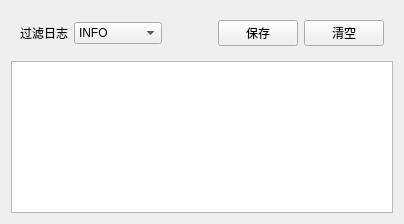
<?xml version="1.0" encoding="UTF-8"?>
<ui version="4.0">
 <class>LogCtrl</class>
 <widget class="QWidget" name="LogCtrl">
  <property name="geometry">
   <rect>
    <x>0</x>
    <y>0</y>
    <width>404</width>
    <height>224</height>
   </rect>
  </property>
  <property name="windowTitle">
   <string>LogCtrl</string>
  </property>
  <layout class="QVBoxLayout" name="verticalLayout_2">
   <item>
    <layout class="QVBoxLayout" name="verticalLayout">
     <item>
      <widget class="QFrame" name="frame">
       <property name="styleSheet">
        <string notr="true">bord: none;</string>
       </property>
       <property name="frameShape">
        <enum>QFrame::NoFrame</enum>
       </property>
       <property name="frameShadow">
        <enum>QFrame::Raised</enum>
       </property>
       <layout class="QHBoxLayout" name="horizontalLayout_2">
        <item>
         <layout class="QHBoxLayout" name="horizontalLayout">
          <item>
           <widget class="QLabel" name="logLevelLabel">
            <property name="text">
             <string>过滤日志</string>
            </property>
           </widget>
          </item>
          <item>
           <widget class="QComboBox" name="LogLevelComboBox">
            <property name="layoutDirection">
             <enum>Qt::LeftToRight</enum>
            </property>
            <property name="currentIndex">
             <number>0</number>
            </property>
            <item>
             <property name="text">
              <string>INFO</string>
             </property>
            </item>
            <item>
             <property name="text">
              <string>ERROR</string>
             </property>
            </item>
            <item>
             <property name="text">
              <string>WARNING</string>
             </property>
            </item>
            <item>
             <property name="text">
              <string>DEBUG</string>
             </property>
            </item>
           </widget>
          </item>
          <item>
           <spacer name="horizontalSpacer">
            <property name="orientation">
             <enum>Qt::Horizontal</enum>
            </property>
            <property name="sizeHint" stdset="0">
             <size>
              <width>40</width>
              <height>20</height>
             </size>
            </property>
           </spacer>
          </item>
          <item>
           <widget class="QPushButton" name="SaveLogButton">
            <property name="sizePolicy">
             <sizepolicy hsizetype="MinimumExpanding" vsizetype="Fixed">
              <horstretch>0</horstretch>
              <verstretch>0</verstretch>
             </sizepolicy>
            </property>
            <property name="text">
             <string>保存</string>
            </property>
           </widget>
          </item>
          <item>
           <widget class="QPushButton" name="ClearLogButton">
            <property name="sizePolicy">
             <sizepolicy hsizetype="MinimumExpanding" vsizetype="Fixed">
              <horstretch>0</horstretch>
              <verstretch>0</verstretch>
             </sizepolicy>
            </property>
            <property name="text">
             <string>清空</string>
            </property>
           </widget>
          </item>
         </layout>
        </item>
       </layout>
      </widget>
     </item>
     <item>
      <widget class="QTextBrowser" name="textBrowser">
       <property name="autoFillBackground">
        <bool>false</bool>
       </property>
       <property name="styleSheet">
        <string notr="true">bord:none;</string>
       </property>
      </widget>
     </item>
    </layout>
   </item>
  </layout>
 </widget>
 <resources/>
 <connections/>
</ui>
